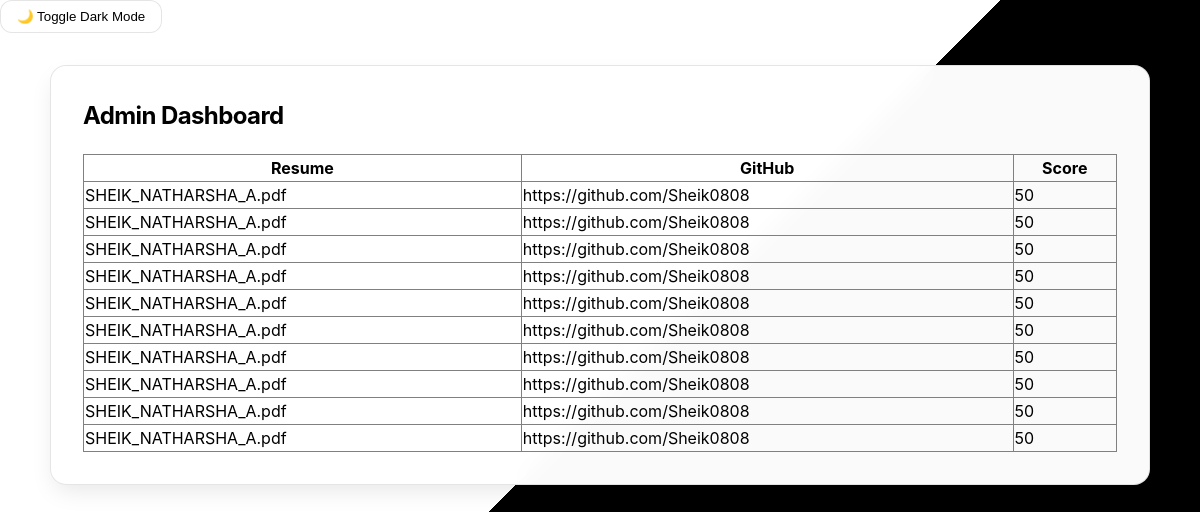
/admin, run on an earlier commit of the app's database.
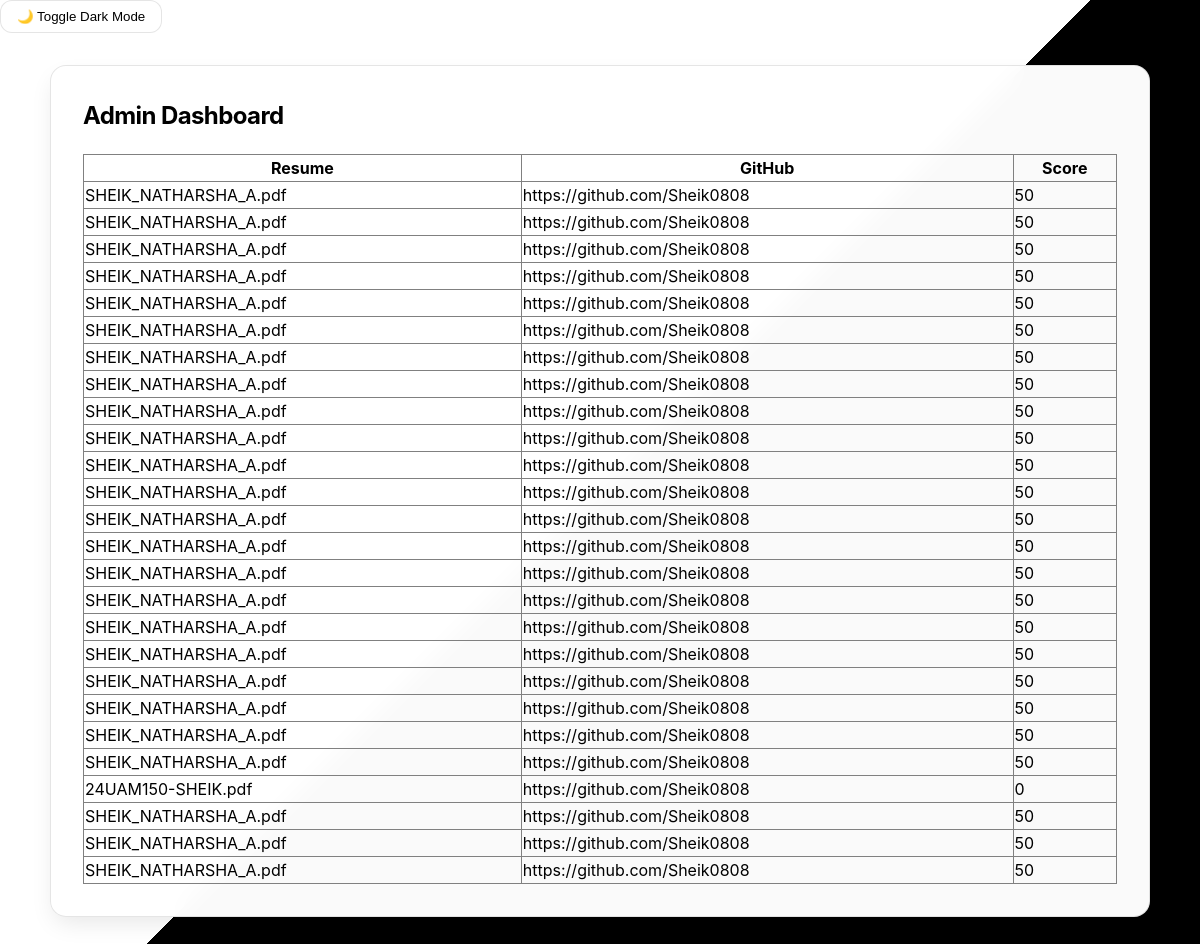
And on a later commit of the database.
### tables this page shows
CREATE TABLE results (
        resume TEXT,
        github TEXT,
        score INTEGER
    );

### app.py (the view)
@app.route("/admin")
def admin():
    conn = sqlite3.connect("database.db")
    cur = conn.cursor()
    cur.execute("SELECT * FROM results")
    rows = cur.fetchall()
    conn.close()
    return render_template("admin.html", rows=rows)

### templates/admin.html (shortened to what this page needs)
<!DOCTYPE html>
<html>
<head>
    <link rel="stylesheet" href="/static/style.css">
    <link rel="stylesheet" href="/static/dark.css">
</head>
<body>
    <button class="toggle-btn" onclick="toggleDark()">🌙 Toggle Dark Mode</button>
    <div class="container">
        <div class="card">
            <h2>Admin Dashboard</h2>
            <table border="1" style="width: 100%; border-collapse: collapse; margin-top: 15px;">
                <tr>
                    <th>Resume</th>
                    <th>GitHub</th>
                    <th>Score</th>
                </tr>
                {% for r in rows %}
                <tr>
                    <td>{{ r[0] }}</td>
                    <td>{{ r[1] }}</td>
                    <td>{{ r[2] }}</td>
                </tr>
                {% endfor %}
            </table>
        </div>
    </div>
</body>
</html>

### static/style.css (style rules this page uses)
:root { --primary: #000000; --primary-hover: #1f2937; --secondary: #4b5563; --success: #059669; --danger: #dc2626; --background: #ffffff; --foreground: #000000; --card-bg: rgba(255, 255, 255, 0.98); --card-border: rgba(0, 0, 0, 0.1); --shadow: 0 10px 25px -5px rgba(0, 0, 0, 0.1); --font-sans: 'Inter', system-ui, -apple-system, sans-serif; --bg-split-light: linear-gradient(135deg, #ffffff 50%, #000000 50%); --bg-split-dark: linear-gradient(135deg, #000000 50%, #1f2937 50%); }
body { font-family: var(--font-sans); background-color: var(--background); background-image: var(--bg-split-light); background-attachment: fixed; color: var(--foreground); margin: 0; line-height: 1.5; transition: all 0.4s ease; min-height: 100vh; }
.container { max-width: 1100px; margin: 0 auto; padding: 2rem; }
.card { background: var(--card-bg); backdrop-filter: blur(12px); -webkit-backdrop-filter: blur(12px); border: 1px solid var(--card-border); border-radius: 1rem; padding: 2rem; box-shadow: var(--shadow); margin-bottom: 2rem; transition: transform 0.2s ease, box-shadow 0.2s ease; }
h1, h2, h3 { margin-top: 0; font-weight: 700; letter-spacing: -0.025em; }
.toggle-btn { background: var(--card-bg); border: 1px solid var(--card-border); color: var(--foreground); padding: 0.5rem 1rem; border-radius: 0.75rem; cursor: pointer; font-weight: 500; backdrop-filter: blur(8px); transition: all 0.2s ease; }

What changed in the data, as far as the page shows it:
added results: resume "SHEIK_NATHARSHA_A.pdf", github "https://github.com/Sheik0808", score "50"
added results: resume "SHEIK_NATHARSHA_A.pdf", github "https://github.com/Sheik0808", score "50"
added results: resume "SHEIK_NATHARSHA_A.pdf", github "https://github.com/Sheik0808", score "50"
added results: resume "SHEIK_NATHARSHA_A.pdf", github "https://github.com/Sheik0808", score "50"
added results: resume "SHEIK_NATHARSHA_A.pdf", github "https://github.com/Sheik0808", score "50"
added results: resume "SHEIK_NATHARSHA_A.pdf", github "https://github.com/Sheik0808", score "50"
added results: resume "SHEIK_NATHARSHA_A.pdf", github "https://github.com/Sheik0808", score "50"
added results: resume "SHEIK_NATHARSHA_A.pdf", github "https://github.com/Sheik0808", score "50"
added results: resume "SHEIK_NATHARSHA_A.pdf", github "https://github.com/Sheik0808", score "50"
added results: resume "SHEIK_NATHARSHA_A.pdf", github "https://github.com/Sheik0808", score "50"
added results: resume "SHEIK_NATHARSHA_A.pdf", github "https://github.com/Sheik0808", score "50"
added results: resume "SHEIK_NATHARSHA_A.pdf", github "https://github.com/Sheik0808", score "50"
added results: resume "24UAM150-SHEIK.pdf", github "https://github.com/Sheik0808", score "0"
added results: resume "SHEIK_NATHARSHA_A.pdf", github "https://github.com/Sheik0808", score "50"
added results: resume "SHEIK_NATHARSHA_A.pdf", github "https://github.com/Sheik0808", score "50"
added results: resume "SHEIK_NATHARSHA_A.pdf", github "https://github.com/Sheik0808", score "50"
